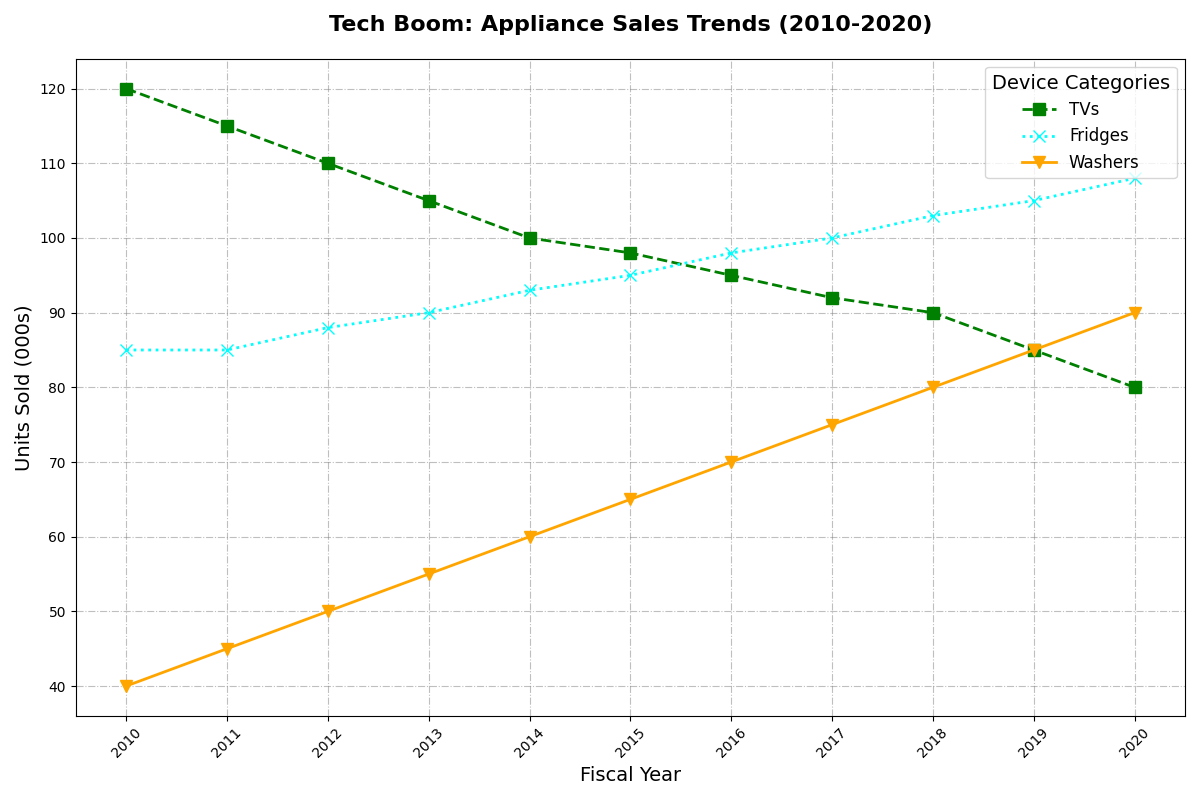

The Python source for this figure:
import matplotlib.pyplot as plt
import numpy as np

years = np.arange(2010, 2021)
televisions = np.array([120, 115, 110, 105, 100, 98, 95, 92, 90, 85, 80])
refrigerators = np.array([85, 85, 88, 90, 93, 95, 98, 100, 103, 105, 108])
washing_machines = np.array([40, 45, 50, 55, 60, 65, 70, 75, 80, 85, 90])

fig, ax = plt.subplots(figsize=(12, 8))

ax.plot(years, televisions, label='TVs', color='green', marker='s', linestyle='--', linewidth=2, markersize=8)
ax.plot(years, refrigerators, label='Fridges', color='cyan', marker='x', linestyle=':', linewidth=2, markersize=8)
ax.plot(years, washing_machines, label='Washers', color='orange', marker='v', linestyle='-', linewidth=2, markersize=8)

ax.set_title('Tech Boom: Appliance Sales Trends (2010-2020)', fontsize=16, fontweight='bold', pad=20)
ax.set_xlabel('Fiscal Year', fontsize=14)
ax.set_ylabel('Units Sold (000s)', fontsize=14)
ax.set_xticks(years)
ax.set_xticklabels(years, rotation=45)

ax.legend(title='Device Categories', fontsize=12, title_fontsize=14, loc='upper right')
ax.grid(True, linestyle='-.', color='gray', alpha=0.5)

plt.tight_layout()
plt.show()
